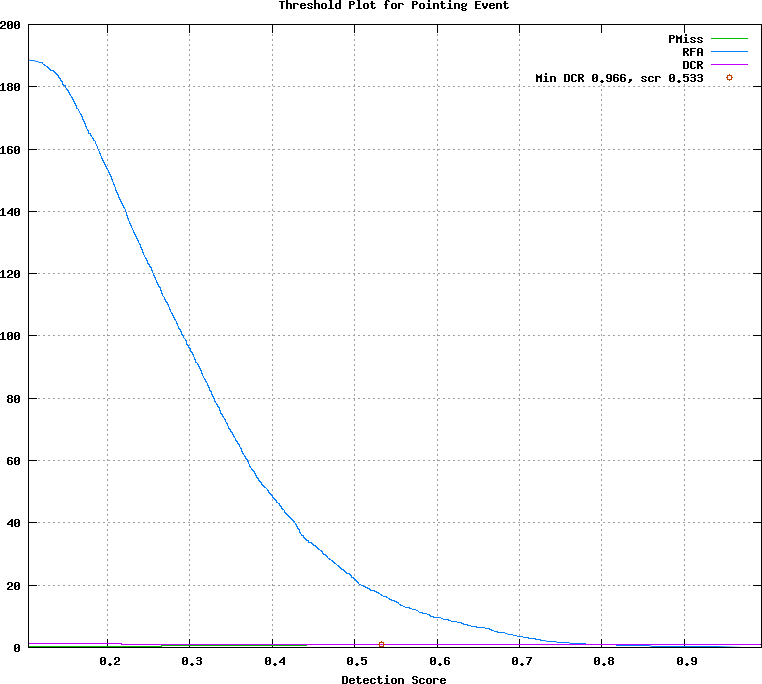

Here is the gnuplot script that generated this plot:
## GNUPLOT command file
set terminal postscript color
set style data lines
set title 'Threshold Plot for Pointing Event'
set xlabel 'Detection Score'
set grid
set size ratio 0.85
plot [0.104000:0.994000]  \
  'test.det.Pointing_Event.dat.1' using 1:4 title 'PMiss' with lines lt 2, \
  'test.det.Pointing_Event.dat.1' using 1:5 title 'RFA' with lines lt 3, \
  'test.det.Pointing_Event.dat.1' using 1:6 title 'DCR' with lines lt 4, \
  'test.det.Pointing_Event.dat.2' using 1:2 title 'Min DCR 0.966, scr 0.533' with points lt 6
